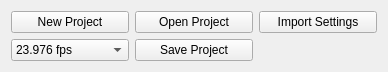
    <widget class="QWidget" name="gridLayoutWidget_4">
     <property name="geometry">
      <rect>
       <x>10</x>
       <y>50</y>
       <width>388</width>
       <height>66</height>
      </rect>
     </property>
     <layout class="QGridLayout" name="gridLayout_5">
      <item row="1" column="1">
       <widget class="QPushButton" name="saveprojectButton">
        <property name="text">
         <string>Save Project</string>
        </property>
       </widget>
      </item>
      <item row="1" column="0">
       <widget class="QComboBox" name="filmrate_PD">
        <property name="sizePolicy">
         <sizepolicy hsizetype="Minimum" vsizetype="Fixed">
          <horstretch>0</horstretch>
          <verstretch>0</verstretch>
         </sizepolicy>
        </property>
        <property name="minimumSize">
         <size>
          <width>0</width>
          <height>0</height>
         </size>
        </property>
        <property name="editable">
         <bool>false</bool>
        </property>
        <item>
         <property name="text">
          <string>23.976 fps</string>
         </property>
        </item>
        <item>
         <property name="text">
          <string>24.000 fps</string>
         </property>
        </item>
        <item>
         <property name="text">
          <string>25.000 fps</string>
         </property>
        </item>
       </widget>
      </item>
      <item row="0" column="1">
       <widget class="QPushButton" name="loadprojectButton">
        <property name="text">
         <string>Open Project</string>
        </property>
       </widget>
      </item>
      <item row="0" column="0">
       <widget class="QPushButton" name="sourceButton">
        <property name="text">
         <string>New Project</string>
        </property>
       </widget>
      </item>
      <item row="0" column="2">
       <widget class="QPushButton" name="loadSettingsButton">
        <property name="text">
         <string>Import Settings</string>
        </property>
       </widget>
      </item>
     </layout>
    </widget>
